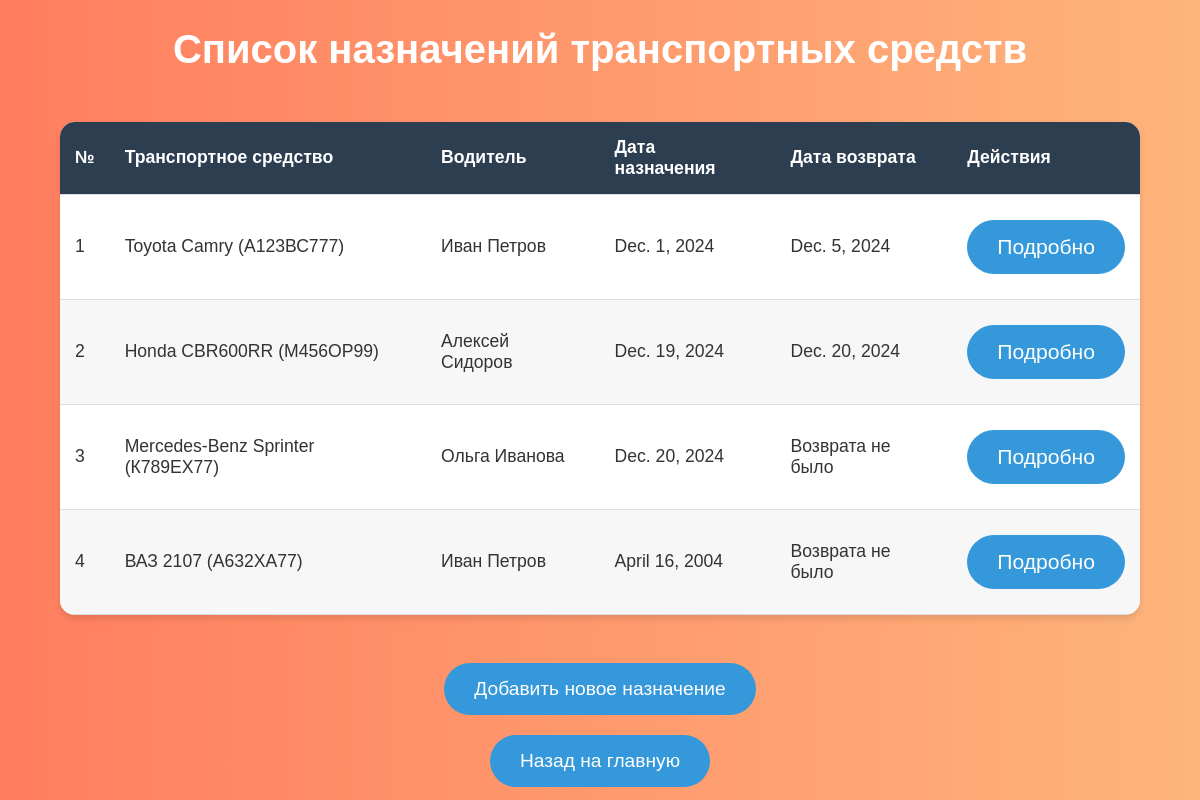
Before: /assignments/ with the older database file.
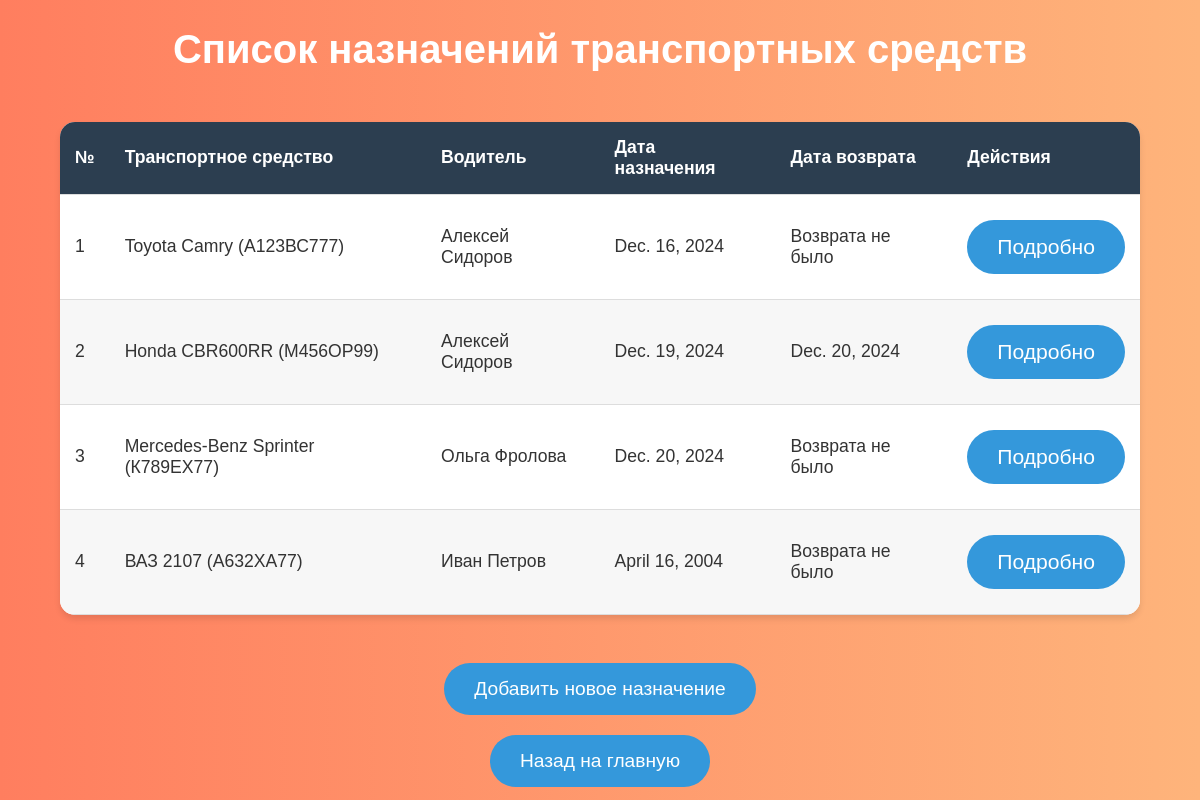
After: the same page with the newer database file.
### lab7app/models.py (models this page shows, shortened)
class VehicleAssignment(models.Model):
    assignment_id = models.AutoField(primary_key=True)
    vehicle = models.ForeignKey(Vehicle, on_delete=models.CASCADE)
    driver = models.ForeignKey(Driver, on_delete=models.CASCADE)
    assignment_date = models.DateField()
    return_date = models.DateField(null=True, blank=True)

class Driver(models.Model):
    driver_id = models.AutoField(primary_key=True)
    first_name = models.CharField(max_length=255)
    last_name = models.CharField(max_length=255)
    license_number = models.CharField(max_length=255, unique=True)
    birth_date = models.DateField()
    driving_experience = models.IntegerField()
    def __str__(self):
        return f"{self.first_name} {self.last_name}"

class Vehicle(models.Model):
    vehicle_id = models.AutoField(primary_key=True)
    type = models.CharField(max_length=255)
    model = models.CharField(max_length=255)
    brand = models.CharField(max_length=255)
    manufacture_year = models.IntegerField()
    registration_number = models.CharField(max_length=255, unique=True)
    def __str__(self):
        return f"{self.brand} {self.model} ({self.registration_number})"

### lab7app/views.py (the view)
# urls.py: path('assignments/', views.assignments, name='assignments'),
def assignments(request):
    assignments = VehicleAssignment.objects.all()
    return render(request, 'assignments.html', {'assignments': assignments})

### lab7app/templates/assignments.html (shortened to what this page needs)
{% load static %}
<!DOCTYPE html>
<html lang="ru">
<head>
    <link rel="stylesheet" href="{% static 'styles.css' %}">
</head>
<body class="assignments">
    <h1>Список назначений транспортных средств</h1>
    <table>
        <thead>
            <tr>
                <th>№</th>
                <th>Транспортное средство</th>
                <th>Водитель</th>
                <th>Дата назначения</th>
                <th>Дата возврата</th>
                <th>Действия</th>
            </tr>
        </thead>
        <tbody>
            {% for assignment in assignments %}
            <tr>
                <td>{{ forloop.counter }}</td>
                <td>{{ assignment.vehicle }}</td>
                <td>{{ assignment.driver }}</td>
                <td>{{ assignment.assignment_date }}</td>
                <td>{% if assignment.return_date %}
                    {{ assignment.return_date }}
                    {% else %}
                        Возврата не было
                    {% endif %}
                <td>
                    <a href="{% url 'assignment_detail' assignment.assignment_id %}">
                        <button>Подробно</button>
                    </a>
                </td>
            </tr>
            {% endfor %}
        </tbody>
    </table>
    <br>
    <a href="{% url 'add_assignment' %}">
        <button>Добавить новое назначение</button>
    </a>
    <a href="{% url 'home' %}">
        <button>Назад на главную</button>
    </a>
</body>
</html>

Changed rows visible on the page:
changed VehicleAssignment "Toyota Camry (А123ВС777)": driver "Иван Петров" → "Алексей Сидоров"; assignment_date "Dec. 1, 2024" → "Dec. 16, 2024"; return_date "Dec. 5, 2024" → (not shown); now shows "Возврата не было"
changed through a linked row, VehicleAssignment "Mercedes-Benz Sprinter (К789ЕХ77)": driver "Ольга Иванова" → "Ольга Фролова"
